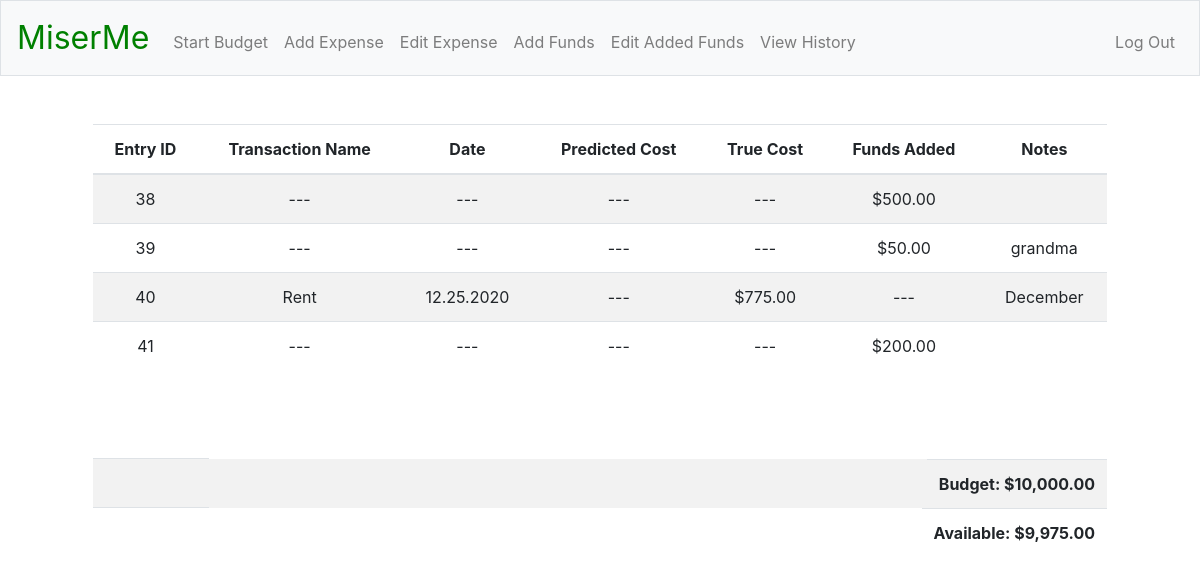
Before: / (signed in) with the older database file.
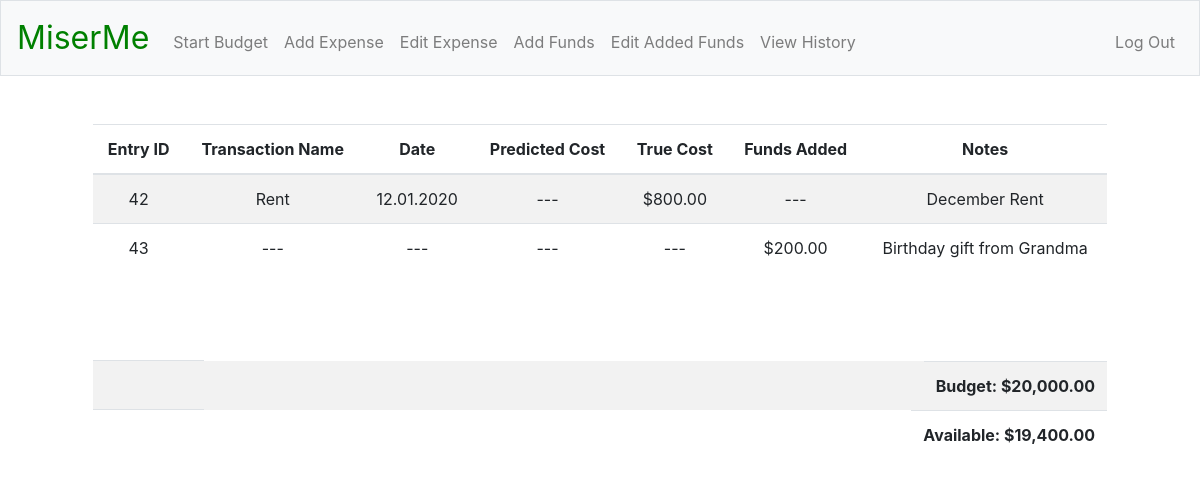
After: the same page with the newer database file.
### tables this page shows
CREATE TABLE finances (
funds_id INTEGER PRIMARY KEY AUTOINCREMENT NOT NULL,
user_id INTEGER NOT NULL,
txn_name TEXT NOT NULL,
date TEXT NOT NULL,
predicted_cost REAL NOT NULL,
true_cost REAL NOT NULL,
funds_added REAL NOT NULL DEFAULT "---",
notes TEXT NOT NULL,
FOREIGN KEY(user_id) REFERENCES registrants(id));

### app.py (the view)
@app.route("/")
@login_required
def index():
    c.execute("SELECT funds_id, txn_name, date, predicted_cost, true_cost, funds_added, notes FROM finances WHERE user_id = :user_id", {"user_id": session["user_id"]})
    rows = c.fetchall()
    funds_snapshot = []
    for row in rows:
        funds_snapshot.append({
            "funds_id": row[0],
            "name": row[1],
            "date": row[2],
            "predict": usd(row[3]),
            "true": usd(row[4]),
            "added": usd(row[5]),
            "notes": row[6]
        })
    c.execute("SELECT funds, budget FROM registrants WHERE id = :user_id", {"user_id": session["user_id"]})
    rows = c.fetchall()
    current_funds = usd(rows[0][0])
    budget = usd(rows[0][1])
    return render_template("index.html", funds_snapshot=funds_snapshot, current_funds=current_funds, budget=budget)

### helpers.py (called while the page is built)
def login_required(f):
    @wraps(f)
    def decorated_functions(*args, **kwargs):
        if session.get("user_id") is None:
            return redirect("/login")
        return f(*args, **kwargs)
    return decorated_functions

def usd(value):
    if isinstance(value, float):
        return f"${value:,.2f}"
    else:
        return value

### templates/index.html (shortened to what this page needs)
{% extends "layout.html" %}
{% block main %}
<div class="col-12">
    <table class="table table-striped">
        <thead>
            <tr>
                <th>Entry ID</th>
                <th>Transaction Name</th>
                <th>Date</th>
                <th>Predicted Cost</th>
                <th>True Cost</th>
                <th>Funds Added</th>
                <th>Notes</th>
            </tr>
        </thead>
        <tbody>
            {% for i in funds_snapshot %}
            <tr>
                <td>{{ i["funds_id"] }}</td>
                <td>{{ i["name"] }}</td>
                <td>{{ i["date"] }}</td>
                <td>{{ i["predict"] }}</td>
                <td>{{ i["true"] }}</td>
                <td>{{ i["added"] }}</td>
                <td>{{ i["notes"] }}</td>
            </tr>
            {% endfor %}
        </tbody>
    </table>
</div>
<br>
<br>
<br>
<div class="col-12">
    <table class="table table-striped">
        <tbody>
            <tr>
                <td colspan="6"></td>
                <td style="font-weight: bold; float: right;">Budget: {{ budget }}</td>
            </tr>
            <tr>
                <td colspan="6"></td>
                <td style="font-weight: bold; float: right;">Available: {{ current_funds }}</td>
            </tr>
        </tbody>
    </table>
</div>
{% endblock %}

### templates/layout.html (shortened to what this page needs)
<!DOCTYPE html>
<html lang="en">
    <head>
        <link rel="stylesheet" href="https://stackpath.bootstrapcdn.com/bootstrap/4.5.2/css/bootstrap.min.css">
        <link href="/static/styles.css" rel="stylesheet">
    </head>
    <body>
        <nav class="navbar navbar-expand-md navbar-light bg-light border">
            <a class="navbar-brand" href="/"><span class="miserme_brand">MiserMe</span></a>
            <div class="collapse navbar-collapse" id="navbar">
                {% if session.user_id %}
                    <ul class="navbar-nav mr-auto mt-2">
                        <li class="nav-item"><a class="nav-link" href="/start_budget">Start Budget</a></li>
                        <li class="nav-item"><a class="nav-link" href="/expense">Add Expense</a></li>
                        <li class="nav-item"><a class="nav-link" href="/edit">Edit Expense</a></li>
                        <li class="nav-item"><a class="nav-link" href="/add_funds">Add Funds</a></li>
                        <li class="nav-item"><a class="nav-link" href="/edit_added">Edit Added Funds</a></li>
                        <li class="nav-item"><a class="nav-link" href="/history">View History</a></li>
                    </ul>
                    <ul class="navbar-nav ml-auto mt-2">
                        <li class="nav-item"><a class="nav-link" href="/logout">Log Out</a></li>
                    </ul>
                {% else %}
                    <ul class="navbar-nav ml-auto mt-2">
                        <li class="nav-item"><a class="nav-link" href="/register">Register</a></li>
                        <li class="nav-item"><a class="nav-link" href="/login">Log In</a></li>
                    </ul>
                {% endif %}
            </div>
        </nav>
        <main class="container p-5">
            {% block main %}{% endblock %}
        </main>
    </body>
</html>

### static/styles.css (style rules this page uses)
main { overflow-x: auto; text-align: center; }
nav .navbar-brand { font-size: xx-large; }
nav .navbar-brand .miserme_brand { color: green; }

Changed rows visible on the page:
removed finances: funds_id "38", name "---", date "---", predict "---", true "---", added "$500.00"
removed finances: funds_id "39", name "---", date "---", predict "---", true "---", added "$50.00", notes "grandma"
removed finances: funds_id "40", name "Rent", date "12.25.2020", predict "---", true "$775.00", added "---", notes "December"
removed finances: funds_id "41", name "---", date "---", predict "---", true "---", added "$200.00"
added finances: funds_id "42", name "Rent", date "12.01.2020", predict "---", true "$800.00", added "---", notes "December Rent"
added finances: funds_id "43", name "---", date "---", predict "---", true "---", added "$200.00", notes "Birthday gift from Grandma"
Other visible differences:
{{ budget }}: "$10,000.00" → "$20,000.00"
{{ current_funds }}: "$9,975.00" → "$19,400.00"
